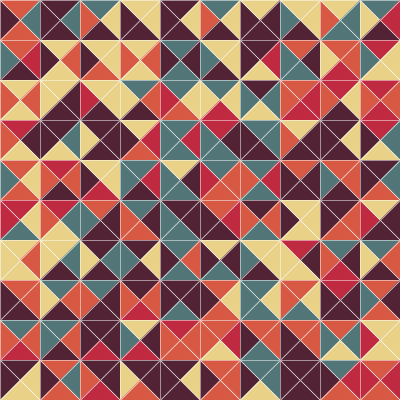
Frame 1 (no input)
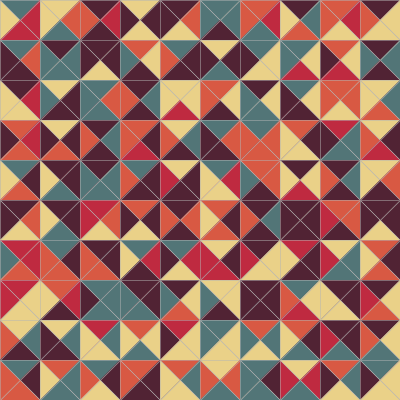
Frame 2 (the mouse pressed at the canvas centre, redrawn once)

The Processing sketch that drew these frames (run headless with seeded random() and noise(); the mouse was pressed at the canvas centre and the sketch redrawn once):

// Processing sketch: processing_182073
// ── processing_182073.pde

void setup(){
  //canvas 
  size (400,400);
  smooth();
  noLoop();
}

void draw(){
  
  float hue,sat,bri;  //initialize H,S and B variables

  stroke(255); //white stroke
  strokeWeight(0.5); // 0.5px ie 50% opacity
  colorMode(HSB, 360, 100, 100); // set color mode

  for (int i=0; i<=400; i+=40) {
    for (int j=0; j<=400; j+=40) {     
      randomizeColor(); // random color used for each triangle
      triangle (i,j,i,j+40,i+20,j+20);  // left triangle

      randomizeColor(); // random color used for each triangle
      triangle (i,j,i+40,j,i+20,j+20);  // top triangle

      randomizeColor(); // random color used for each triangle
      triangle (i+40,j,i+40,j+40,i+20,j+20); //right traingle

      randomizeColor(); // random color used for each triangle
      triangle (i,j+40,i+40,j+40,i+20,j+20); // bottom triangle

    }
  }
}

void randomizeColor() {
  int rand;
  rand = int(random(1,10.99)); // returns a random number between 1 and 10
  int[] triColor = new int[3]; // initialize array for HSB values

  /* 
  choses predefined colors 1-5 20%,20%,10%,30% and 10% of the time respectively.
  Absense of a break; statement means the next case is run. Hacky, I know.
  */
  switch (rand) {
    case 1: {}
    case 2: {triColor = new int[] {45,42,92};  break;} //color 1
    case 3: {}
    case 4: {triColor = new int[] {9,69,85}; break;} //color 2
    case 5: {triColor = new int[] {351,78,75}; break;} //color 3
    case 6: {} 
    case 7: {} //color 4 
    case 8: {triColor = new int[] {337,57,32}; break;} //color 4
    case 9: {} 
    case 10: {triColor = new int[] {184,31,47}; break;} //color 5
  }

  fill(color(triColor[0],triColor[1],triColor[2])); // set fill color

}
